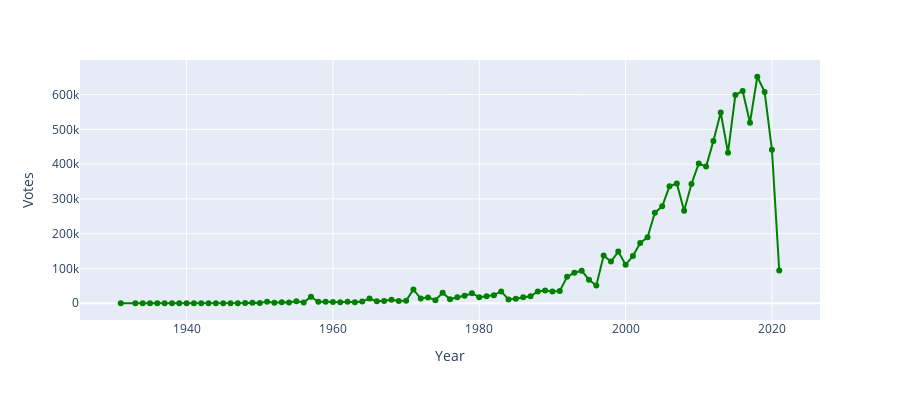

The code cell stored with this chart in its notebook:
### Code cell
iplot(px.line(data_frame=Rating_by_years,x="Year",y="Votes",color_discrete_sequence=["green"],markers=True,height=400))
